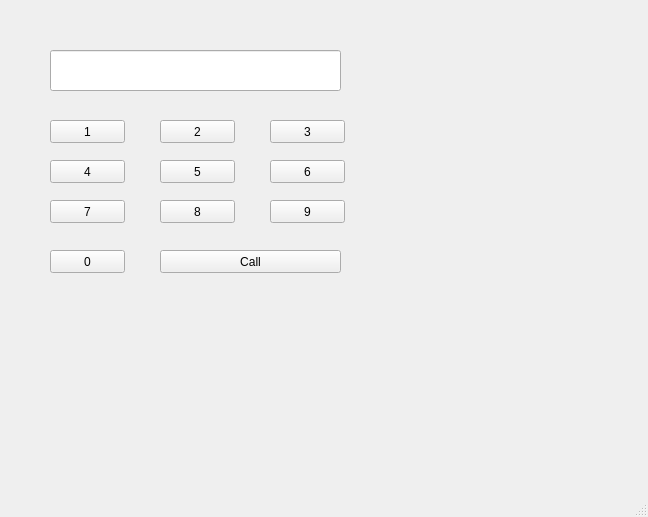
<?xml version="1.0" encoding="UTF-8"?>
<ui version="4.0">
 <class>MainWindow</class>
 <widget class="QMainWindow" name="MainWindow">
  <property name="geometry">
   <rect>
    <x>0</x>
    <y>0</y>
    <width>648</width>
    <height>517</height>
   </rect>
  </property>
  <property name="windowTitle">
   <string>MainWindow</string>
  </property>
  <widget class="QWidget" name="centralwidget">
   <widget class="QLineEdit" name="le">
    <property name="geometry">
     <rect>
      <x>50</x>
      <y>50</y>
      <width>291</width>
      <height>41</height>
     </rect>
    </property>
    <property name="alignment">
     <set>Qt::AlignRight|Qt::AlignTrailing|Qt::AlignVCenter</set>
    </property>
   </widget>
   <widget class="QPushButton" name="pb1">
    <property name="geometry">
     <rect>
      <x>50</x>
      <y>120</y>
      <width>75</width>
      <height>23</height>
     </rect>
    </property>
    <property name="text">
     <string>1</string>
    </property>
   </widget>
   <widget class="QPushButton" name="pb2">
    <property name="geometry">
     <rect>
      <x>160</x>
      <y>120</y>
      <width>75</width>
      <height>23</height>
     </rect>
    </property>
    <property name="text">
     <string>2</string>
    </property>
   </widget>
   <widget class="QPushButton" name="pb3">
    <property name="geometry">
     <rect>
      <x>270</x>
      <y>120</y>
      <width>75</width>
      <height>23</height>
     </rect>
    </property>
    <property name="text">
     <string>3</string>
    </property>
   </widget>
   <widget class="QPushButton" name="pb4">
    <property name="geometry">
     <rect>
      <x>50</x>
      <y>160</y>
      <width>75</width>
      <height>23</height>
     </rect>
    </property>
    <property name="text">
     <string>4</string>
    </property>
   </widget>
   <widget class="QPushButton" name="pb5">
    <property name="geometry">
     <rect>
      <x>160</x>
      <y>160</y>
      <width>75</width>
      <height>23</height>
     </rect>
    </property>
    <property name="text">
     <string>5</string>
    </property>
   </widget>
   <widget class="QPushButton" name="pb6">
    <property name="geometry">
     <rect>
      <x>270</x>
      <y>160</y>
      <width>75</width>
      <height>23</height>
     </rect>
    </property>
    <property name="text">
     <string>6</string>
    </property>
   </widget>
   <widget class="QPushButton" name="pb7">
    <property name="geometry">
     <rect>
      <x>50</x>
      <y>200</y>
      <width>75</width>
      <height>23</height>
     </rect>
    </property>
    <property name="text">
     <string>7</string>
    </property>
   </widget>
   <widget class="QPushButton" name="pb8">
    <property name="geometry">
     <rect>
      <x>160</x>
      <y>200</y>
      <width>75</width>
      <height>23</height>
     </rect>
    </property>
    <property name="text">
     <string>8</string>
    </property>
   </widget>
   <widget class="QPushButton" name="pb9">
    <property name="geometry">
     <rect>
      <x>270</x>
      <y>200</y>
      <width>75</width>
      <height>23</height>
     </rect>
    </property>
    <property name="text">
     <string>9</string>
    </property>
   </widget>
   <widget class="QPushButton" name="pb0">
    <property name="geometry">
     <rect>
      <x>50</x>
      <y>250</y>
      <width>75</width>
      <height>23</height>
     </rect>
    </property>
    <property name="text">
     <string>0</string>
    </property>
   </widget>
   <widget class="QPushButton" name="pb_call">
    <property name="geometry">
     <rect>
      <x>160</x>
      <y>250</y>
      <width>181</width>
      <height>23</height>
     </rect>
    </property>
    <property name="text">
     <string>Call</string>
    </property>
   </widget>
  </widget>
  <widget class="QMenuBar" name="menubar">
   <property name="geometry">
    <rect>
     <x>0</x>
     <y>0</y>
     <width>648</width>
     <height>21</height>
    </rect>
   </property>
  </widget>
  <widget class="QStatusBar" name="statusbar"/>
 </widget>
 <resources/>
 <connections/>
</ui>
